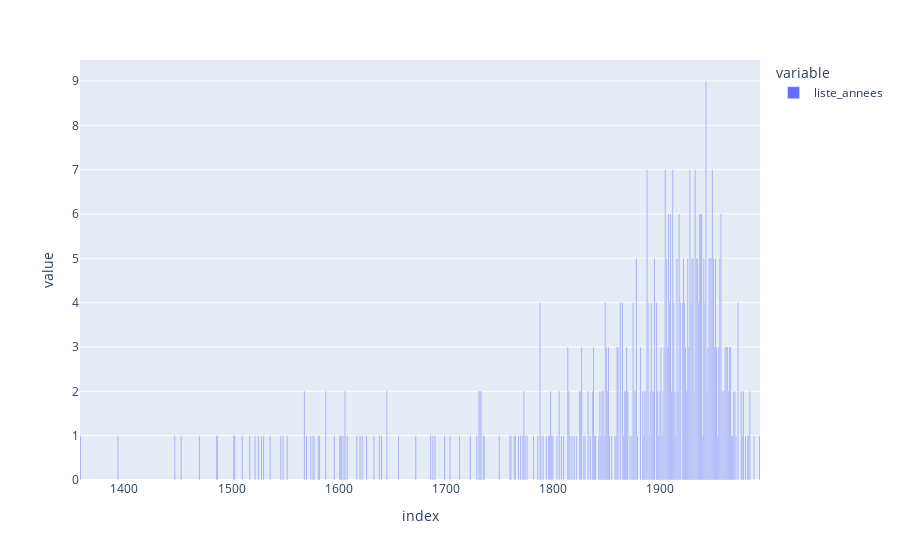

Notebook cell for this chart:
### Code cell
### Use a different plotting library

import plotly.express as px

fig = px.bar(slrg)
fig.show()

### Figure 1 — Plotly figure (JSON) as saved in the notebook; plotly's stock layout.template omitted (floating-point values rounded to 4 significant figures; data arrays with more than 128 entries replaced by an {"elided": "..."} marker saying what was removed)
{"data": [{"alignmentgroup": "True", "hovertemplate": "variable=liste_annees<br>index=%{x}<br>value=%{y}<extra></extra>", "legendgroup": "liste_annees", "marker": {"color": "#636efa", "pattern": {"shape": ""}}, "name": "liste_annees", "offsetgroup": "liste_annees", "orientation": "v", "showlegend": true, "textposition": "auto", "type": "bar", "x": {"elided": "227 int values"}, "xaxis": "x", "y": {"elided": "227 int values"}, "yaxis": "y"}], "layout": {"barmode": "relative", "legend": {"title": {"text": "variable"}, "tracegroupgap": 0}, "margin": {"t": 60}, "xaxis": {"anchor": "y", "domain": [0, 1], "title": {"text": "index"}}, "yaxis": {"anchor": "x", "domain": [0, 1], "title": {"text": "value"}}}}
